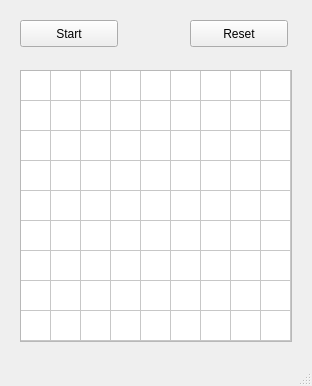
<?xml version="1.0" encoding="UTF-8"?>
<ui version="4.0">
 <class>MainWindow</class>
 <widget class="QMainWindow" name="MainWindow">
  <property name="geometry">
   <rect>
    <x>0</x>
    <y>0</y>
    <width>312</width>
    <height>386</height>
   </rect>
  </property>
  <property name="windowTitle">
   <string>StandardSodukuSolutionQt</string>
  </property>
  <widget class="QWidget" name="centralWidget">
   <widget class="QTableWidget" name="tableWidget">
    <property name="geometry">
     <rect>
      <x>20</x>
      <y>70</y>
      <width>272</width>
      <height>272</height>
     </rect>
    </property>
    <property name="rowCount">
     <number>9</number>
    </property>
    <property name="columnCount">
     <number>9</number>
    </property>
    <attribute name="horizontalHeaderVisible">
     <bool>false</bool>
    </attribute>
    <attribute name="horizontalHeaderDefaultSectionSize">
     <number>30</number>
    </attribute>
    <attribute name="verticalHeaderVisible">
     <bool>false</bool>
    </attribute>
    <row/>
    <row/>
    <row/>
    <row/>
    <row/>
    <row/>
    <row/>
    <row/>
    <row/>
    <column/>
    <column/>
    <column/>
    <column/>
    <column/>
    <column/>
    <column/>
    <column/>
    <column/>
   </widget>
   <widget class="QPushButton" name="pushButton">
    <property name="geometry">
     <rect>
      <x>20</x>
      <y>20</y>
      <width>98</width>
      <height>27</height>
     </rect>
    </property>
    <property name="text">
     <string>Start</string>
    </property>
   </widget>
   <widget class="QPushButton" name="pushButton_2">
    <property name="geometry">
     <rect>
      <x>190</x>
      <y>20</y>
      <width>98</width>
      <height>27</height>
     </rect>
    </property>
    <property name="text">
     <string>Reset</string>
    </property>
   </widget>
  </widget>
  <widget class="QStatusBar" name="statusBar"/>
 </widget>
 <layoutdefault spacing="6" margin="11"/>
 <resources/>
 <connections/>
</ui>
